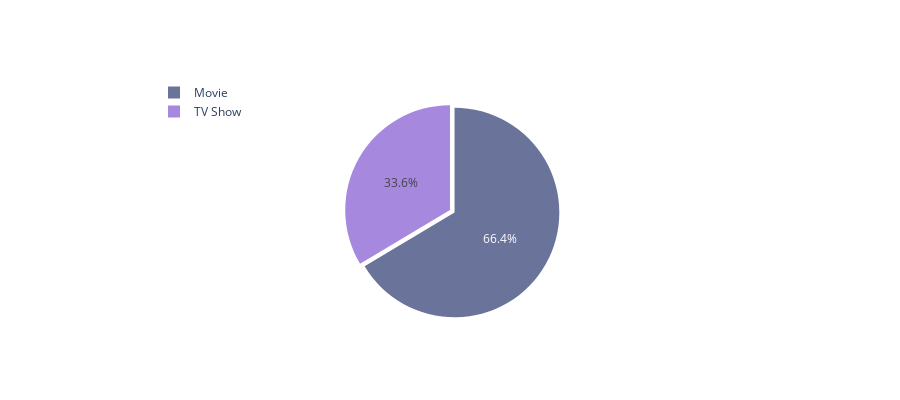

The cell this chart's notebook holds for it:
### Code cell
col = "type"
grouped = df[col].value_counts().reset_index()
grouped = grouped.rename(columns = {col : "count", "index" : col})

## plot
trace = go.Pie(labels=grouped[col], values=grouped['count'], pull=[0.05, 0], marker=dict(colors=["#6a749b", "#a688de"]))
layout = go.Layout(title="", height=400, legend=dict(x=0.1, y=1.1))
fig = go.Figure(data = [trace], layout = layout)
iplot(fig)

### Figure 1 — Plotly figure (JSON) as saved in the notebook; plotly's stock layout.template omitted (floating-point values rounded to 4 significant figures)
{"data": [{"labels": ["Movie", "TV Show"], "marker": {"colors": ["#6a749b", "#a688de"]}, "pull": [0.05, 0], "type": "pie", "values": [3760, 1900]}], "layout": {"height": 400, "legend": {"x": 0.1, "y": 1.1}, "title": {"text": ""}}}
